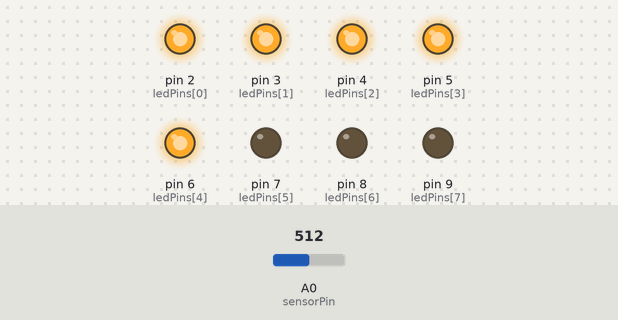
Bench run of a sketch on a simulated Arduino Uno, built with avr-gcc and run on an emulated ATmega328P. Parts: output pins drawn as LEDs (lit = HIGH). The test bench sets the inputs (shaded band); at power-on: A0 (sensorPin) = 512.

Above: at 1.2 s.
1.3 s: A0 (sensorPin) set to 584
2.8 s: A0 (sensorPin) set to 618
At 3.6 s:
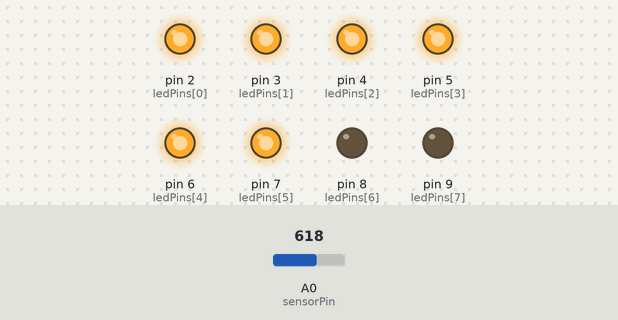
4.3 s: A0 (sensorPin) set to 693
5.8 s: A0 (sensorPin) set to 712
At 6.9 s:
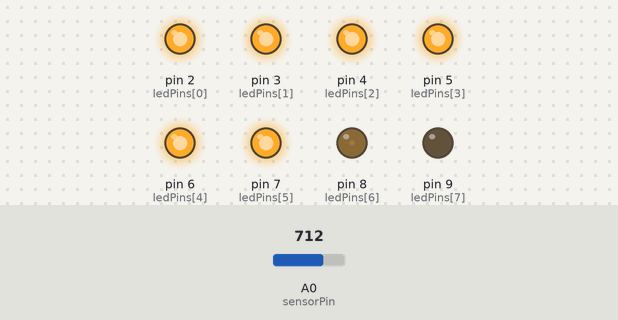
7.3 s: A0 (sensorPin) set to 786
8.8 s: A0 (sensorPin) set to 818
At 9.3 s:
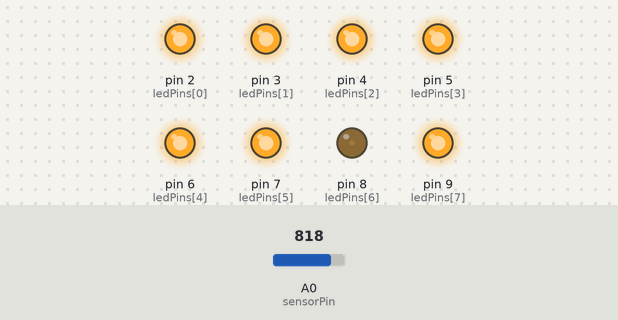
Timing chart, 0 to 11.3 s (numbered marks = the images above; inputs shaded):
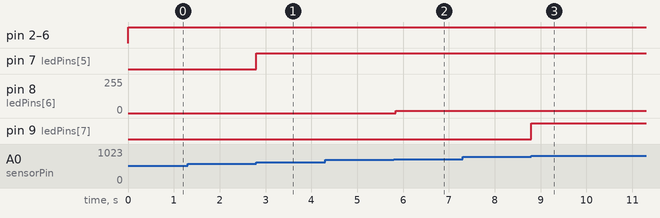

The sketch:

LED8_bar.ino
```cpp
int numPins = 8;
int ledPins[] = {2, 3, 4, 5, 6, 7, 8, 9};
int ledStates[] = {LOW, LOW, LOW, LOW, LOW, LOW, LOW, LOW};

// Analog pin A0 is where you hook the potentiometer up. Or microphone. Or w/e.
int sensorPin = A0;
int sensorVal = 0;

void setup() {
  // set the digital pin as output:
  int i = 0;
  for(i = 0; i <= numPins; i++) {
    pinMode(ledPins[i], OUTPUT);
  }
}

void loop(){
  sensorVal = analogRead(sensorPin);
  sensorVal /= 100; // want this to be btn 0-10
  // arduino has a 10bit A->D converter. So divide 1024 by 100 gives us ~ 0-10 scale.

  int i = 0;
  for(i = 0; i <= numPins; i++) {
    if(sensorVal > i) {
      ledStates[i] = HIGH;
    }
    else {
      ledStates[i] = LOW;
    }
  digitalWrite(ledPins[i], ledStates[i]);
  }

} // End main loop
```

Measured:
- the behaviour switches between 599 and 600 on A0 (sensorPin) (found by bisection; images 0 and 1)
- the behaviour switches between 799 and 800 on A0 (sensorPin) (found by bisection; images 2 and 3)
- after the input at 1.3 s, every drawn part: stays the same
- after the input at 2.8 s, pin 7 (ledPins[5]): LOW → HIGH at once
- after the input at 4.3 s, every drawn part: stays the same
- after the input at 5.8 s, pin 8 (ledPins[6]): 0/255 → 17/255 at once
- after the input at 7.3 s, every drawn part: stays the same
- after the input at 8.8 s, pin 9 (ledPins[7]): LOW → HIGH at once
